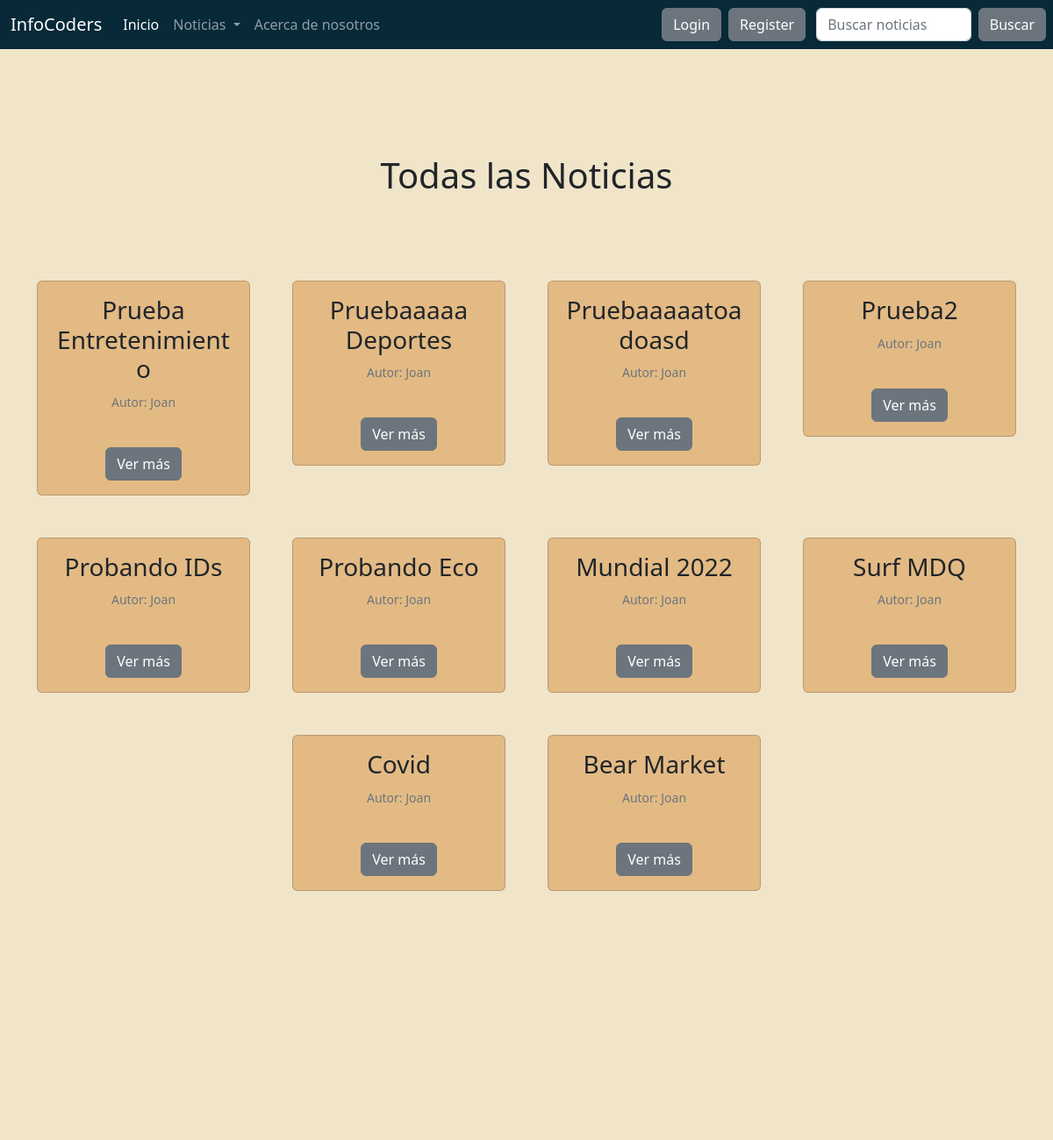
The app's page /noticias/ (upper part), older data.
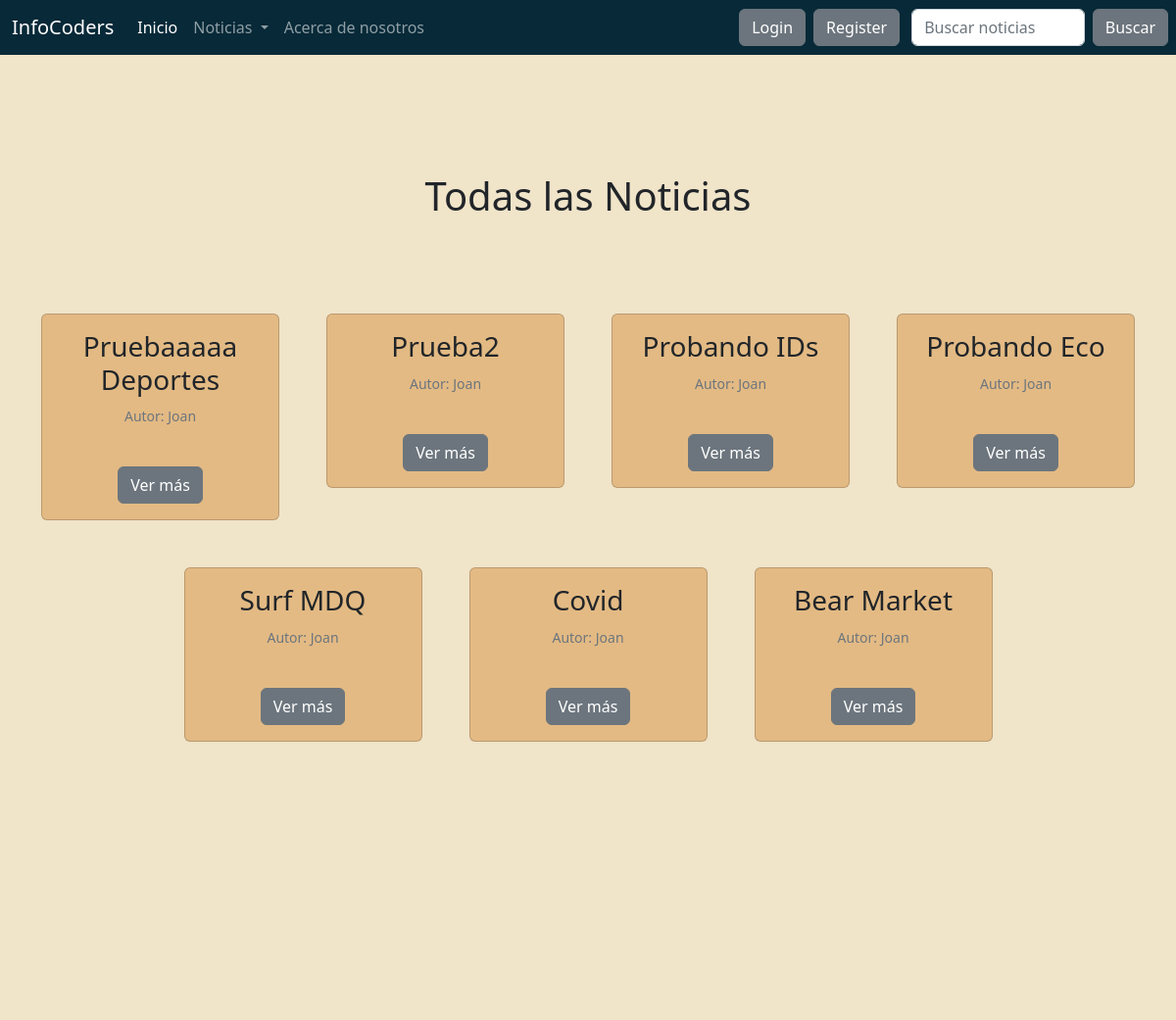
The same page, newer data.
### blog/models.py (models this page shows, shortened)
class Note(models.Model):
    title = models.CharField(max_length=100, blank=True, null=True)
    subtitle = models.CharField(max_length=100)
    author = models.CharField(max_length=50)
    publish_date = models.DateField(default=now)
    text = models.TextField(blank=True)
    category = models.ForeignKey('Categoria', on_delete=models.CASCADE, related_name='blog')
    image = models.ImageField(upload_to='note_image', blank = True, null = True)
    is_active = models.BooleanField(default=True, blank = True)
    class Meta:
        verbose_name = 'Nota'
        verbose_name_plural = 'Notas'

### blog/views.py (the view)
# urls.py: path('', List_posts.as_view(), name = 'list_posts'),
class List_posts(ListView):
    model = Note
    template_name = 'bd.html'
    queryset = Note.objects.all()

### blog/templates/bd.html (shortened to what this page needs)
{% extends 'base.html' %}
{% load static %}
{% block content %}
<br><br><br>
<h1
class="fw-bopld text-center py-5"> Todas las Noticias
</h1>
<div class="container px-8 px-lg-7 mt-5">
  <div class="row gx-4 gx-lg-5 row-cols-2 row-cols-md-3 row-cols-xl-4 justify-content-center">
    {% for note in object_list %}
      <div class="col mb-5">
          <div class="card h-120" style="background-color:#e3ba84">
              <div class="card-body p-6">
                  <div class="text-center">
                      <h3><class="fw-bolder">{{note.title}}<br></h3>
                      <p class="card-text"><small class="text-muted">Autor: {{note.author}}</small></p>
                      <br>
                      <a href="/noticias/leer-noticia/{{note.id}}/" class="btn btn-secondary">Ver más</a>
                  </div>
              </div>
          </div>
        </div>
        {% endfor %}
      </div>
    </div>
    <br>
    <br>
    <br>
    <br>
    <br>
    <br>
    <br>
    <br>
    <br>
    <br>
    <br>
    <br>
    <br>
    <br>
    <br>
  {% endblock %}

Row changes from the older to the newer data that the page shows:
removed Note: title "Prueba Entretenimiento", author "Joan"
removed Note: title "Pruebaaaaatoadoasd", author "Joan"
removed Note: title "Mundial 2022", author "Joan"
